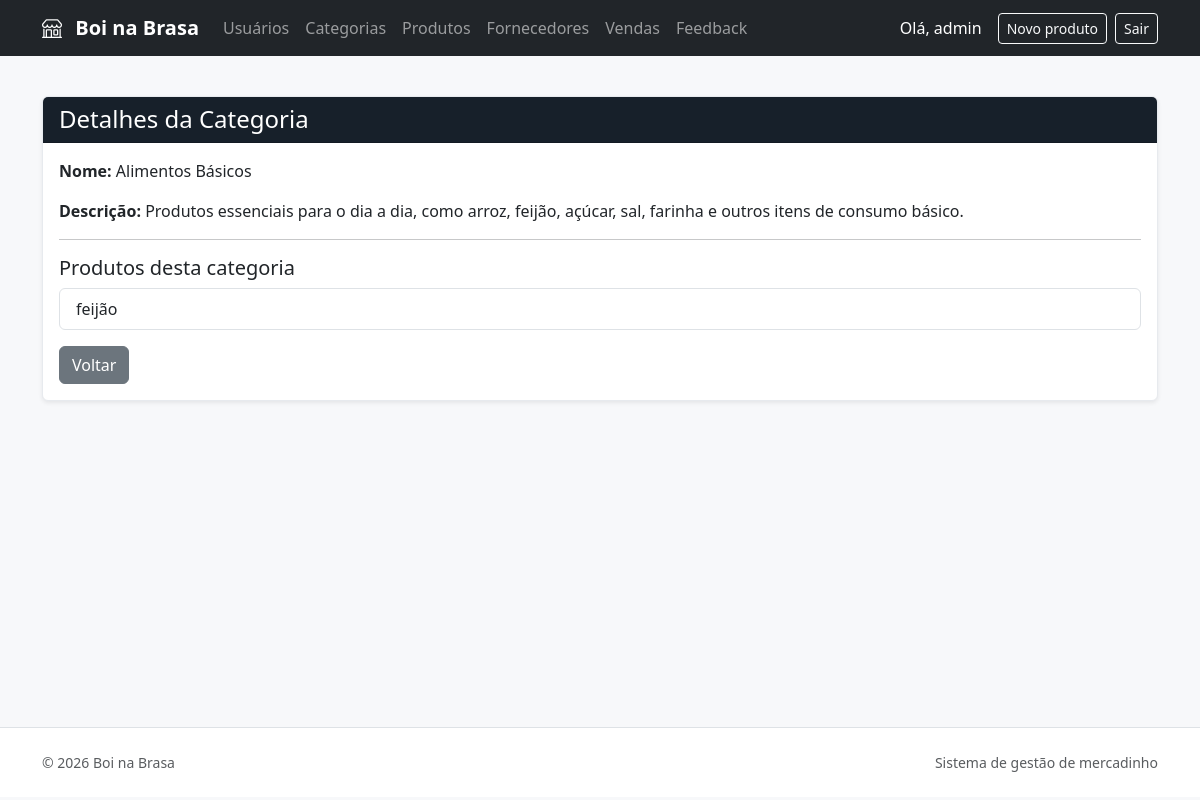
The page /produtos/categorias/1/ (signed in) on the database its author committed.
### produtos/models.py (models this page shows, shortened)
class Categoria(models.Model):
    nome = models.CharField(max_length=100)
    descricao = models.TextField(
        blank=True,
        null=True
    )

class Produto(models.Model):
    nome = models.CharField(max_length=150)
    preco_venda = models.DecimalField(
        max_digits=10,
        decimal_places=2
    )
    estoque_minimo = models.DecimalField(
        max_digits=10,
        decimal_places=2,
        default=0
    )
    categoria = models.ForeignKey(
        Categoria,
        on_delete=models.CASCADE,
        related_name='produtos'
    )
    fornecedor = models.ForeignKey(
        Fornecedor,
        on_delete=models.SET_NULL,
        null=True,
        blank=True,
        related_name='produtos'
    )

### produtos/views.py (the view)
# urls.py: path('categorias/<int:id>/', views.categoria_detail, name='categoria_detail'),
@login_required
@permission_required(
    'produtos.view_categoria',
    raise_exception=True
)
def categoria_detail(request, id):
    categoria = get_object_or_404(
        Categoria,
        id=id
    )
    return render(
        request,
        'produtos/categoria_detail.html',
        {
            'categoria': categoria,
        }
    )

### templates/produtos/categoria_detail.html
{% extends 'base.html' %}
{% block content %}
<div class="card shadow-sm">
    <div class="card-header bg-dark text-white">
        <h1 class="h4 mb-0">
            Detalhes da Categoria
        </h1>
    </div>
    <div class="card-body">
        <p>
            <strong>Nome:</strong>
            {{ categoria.nome }}
        </p>
        <p>
            <strong>Descrição:</strong>
            {{ categoria.descricao|default:"Sem descrição." }}
        </p>
        <hr>
        <h2 class="h5">
            Produtos desta categoria
        </h2>
        <ul class="list-group mb-3">
            {% for produto in categoria.produtos.all %}
                <li class="list-group-item">
                    {{ produto.nome }}
                </li>
            {% empty %}
                <li class="list-group-item text-muted">
                    Nenhum produto cadastrado nesta categoria.
                </li>
            {% endfor %}
        </ul>
        <a
            href="{% url 'produtos:categoria_list' %}"
            class="btn btn-secondary"
        >
            Voltar
        </a>
    </div>
</div>
{% endblock %}

### templates/base.html (shortened to what this page needs)
{% load static %}
<!DOCTYPE html>
<html lang="pt-br">
<head>
    <link rel="stylesheet"
          href="{% static 'vendor/bootstrap/css/bootstrap.min.css' %}">
    <link rel="stylesheet"
          href="{% static 'vendor/bootstrap-icons/bootstrap-icons.min.css' %}">
        <link rel="stylesheet"
            href="{% static 'flexbiz/css/site.css' %}">
</head>
<body>
<nav class="navbar navbar-expand-lg bg-dark navbar-dark">
    <div class="container">
        <a class="navbar-brand" href="{% url 'inicio' %}">
            <i class="bi bi-shop me-2"></i>
            Boi na Brasa
        </a>
        <div class="collapse navbar-collapse"
             id="menuPrincipal">
            <ul class="navbar-nav me-auto mb-2 mb-lg-0">
                {% if request.user.is_authenticated %}
                    {% if perms.usuarios.view_usuario %}
                        <li class="nav-item">
                            <a class="nav-link" href="{% url 'usuarios:usuario_list' %}">Usuários</a>
                        </li>
                    {% endif %}
                    {% if perms.produtos.view_categoria %}
                        <li class="nav-item">
                            <a class="nav-link" href="{% url 'produtos:categoria_list' %}">Categorias</a>
                        </li>
                    {% endif %}
                    {% if perms.produtos.view_produto %}
                        <li class="nav-item">
                            <a class="nav-link" href="{% url 'produtos:produto_list' %}">Produtos</a>
                        </li>
                    {% endif %}
                    {% if perms.fornecedores.view_fornecedor %}
                        <li class="nav-item">
                            <a class="nav-link" href="{% url 'fornecedores:fornecedor_list' %}">Fornecedores</a>
                        </li>
                    {% endif %}
                    {% if perms.vendas.view_venda %}
                        <li class="nav-item">
                            <a class="nav-link" href="{% url 'vendas:venda_list' %}">Vendas</a>
                        </li>
                    {% endif %}
                    <li class="nav-item">
                        <a class="nav-link" href="{% url 'feedback:feedback_list' %}">Feedback</a>
                    </li>
                {% endif %}
            </ul>
            {% if user.is_authenticated %}
                <span class="navbar-text text-white me-3">
                    Olá, {{ user.username }}
                </span>
                {% if perms.produtos.add_produto %}
                    <a href="{% url 'produtos:produto_create' %}" class="btn btn-outline-light btn-sm me-2">
                        Novo produto
                    </a>
                {% endif %}
                <form method="POST"
                      action="{% url 'logout' %}">
                    <button type="submit"
                            class="btn btn-outline-light btn-sm">
                        Sair
                    </button>
                </form>
            {% else %}
                <a href="{% url 'login' %}"
                   class="btn btn-outline-light btn-sm">
                    Entrar
                </a>
            {% endif %}
        </div>
    </div>
</nav>
<main class="container py-4 app-main">
    {% block content %}
    {% endblock %}
</main>
<footer class="app-footer border-top">
    <div class="container d-flex flex-wrap justify-content-between gap-2 py-4 text-muted small">
        <span>&copy; {% now "Y" %} Boi na Brasa</span>
        <span>Sistema de gestão de mercadinho</span>
    </div>
</footer>
</body>
</html>

### static/flexbiz/css/site.css (style rules this page uses)
:root { --flexbiz-ink: #17202a; --flexbiz-muted: #65717d; --flexbiz-primary: #e8752b; --flexbiz-surface: #f7f8fa; }
body { color: var(--flexbiz-ink); font-family: "Segoe UI", sans-serif; background: #f7f8fa; }
.app-main { min-height: calc(100vh - 145px); }
.app-footer { background: #fff; }
.navbar-brand { font-weight: 700; }
.card { border-color: #e7eaee; }
.card-header.bg-dark { background: var(--flexbiz-ink) !important; }

### rows shown on the page
Categoria: nome "Alimentos Básicos", descricao "Produtos essenciais para o dia a dia, como arroz, feijão, açúcar, sal, farinha e outros itens de consumo básico."
Produto: nome "feijão"

### other values the page prints
{{ user.username }} "admin"
